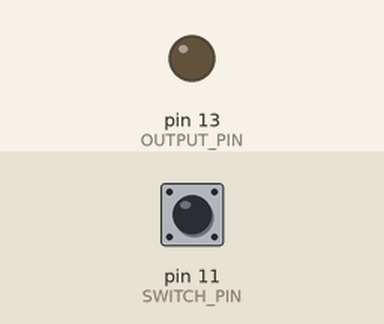
A sketch run on a simulated Arduino Uno, built with avr-gcc and run on an emulated ATmega328P. On the bench: output pins drawn as LEDs (lit = HIGH). The test bench sets the inputs (shaded band); at power-on: pin 11 (SWITCH_PIN) HIGH.

Above: at 1.2 s.
1.3 s: pin 11 (SWITCH_PIN) pulled LOW for 0.15 s
At 1.31 s:
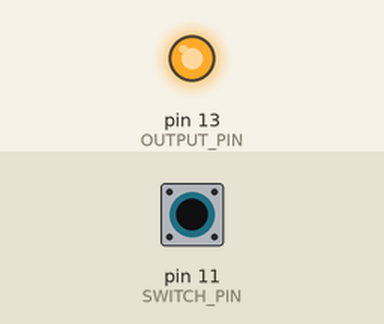
Timing chart, 0 to 4.3 s (numbered marks = the images above; inputs shaded):
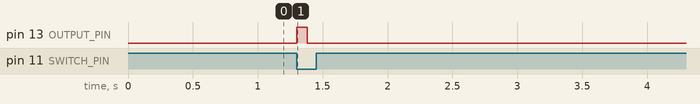

Measured:
- after the input at 1.3 s, pin 13 (OUTPUT_PIN): LOW → HIGH at once, → LOW 0.08 s later

The sketch:

QSD675-Prototype.ino
```cpp
const int OUTPUT_PIN = 13;
const int SWITCH_PIN = 11;

const int INTERRUPT_TIME_MS = 80;

void setup() {
  pinMode(OUTPUT_PIN, OUTPUT);
  pinMode(SWITCH_PIN, INPUT);

  digitalWrite(OUTPUT_PIN, LOW);
}

void loop() {
  if (digitalRead(SWITCH_PIN) == LOW) {
    digitalWrite(OUTPUT_PIN, HIGH);
    delay(INTERRUPT_TIME_MS);
    digitalWrite(OUTPUT_PIN, LOW);
    delay(10000);
  }
}
```
